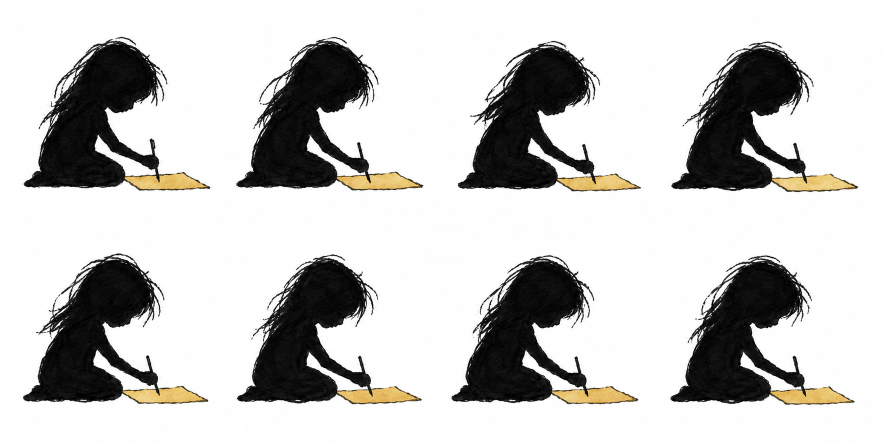
#> input picture meninagrid.png, 1774 x 887 px (shown at 1/2 size)
$ python slice_grid.py meninagrid.png menina.png 4 2
#> lines starting #> are read from the running program, lines starting #| are printed output that depends on the picture; after the words box and inside, x2 and y2 are one past the last pixel; in counts of white or black regions, pixels touching at a corner belong together
"""
fatiador de grid com REGISTRO FIXO + ALINHAMENTO pelo corpo (pra loops de boil).
- keya só o quase-branco (amarelo/preto ficam opacos).
- alinha cada quadro pelo CENTRO DE MASSA dos pixels escuros (o corpo),
  então o personagem trava no lugar e só o traço/braço mudam.

uso:  python slice_grid.py entrada.png saida.png COLS ROWS [inset] [align] [thresh]
ex :  python slice_grid.py meninagrid.png menina.png 4 2
      python slice_grid.py folhalivrogrid.png folha_vira_livro.png 3 4 6 none 252
thresh = luminância a partir da qual vira transparente (default 238; use 252 quando
o desenho tem páginas/áreas creme-claras que o default apagaria — fundo ~254).
"""
import sys
from PIL import Image
try:
    import numpy as np
    HAVE_NP = True
except Exception:
    HAVE_NP = False

src_path = sys.argv[1]
out_path = sys.argv[2]
COLS     = int(sys.argv[3])
ROWS     = int(sys.argv[4])
inset    = int(sys.argv[5]) if len(sys.argv) > 5 else 6
align    = sys.argv[6] if len(sys.argv) > 6 else "body"   # body (centro de massa) | bottom (pés) | none
thresh   = int(sys.argv[7]) if len(sys.argv) > 7 else 238 # >=thresh transparente (252 p/ páginas claras)
ramp     = 16 if thresh <= 240 else 6

im = Image.open(src_path).convert("RGB")
#> im is the input picture: PIL image 1774x887 RGB; mean R, G, B 199.7, 198.9, 197.5
W, H = im.size
#> W = 1774; H = 887

def alpha_of(cell):
    g = cell.convert("L")
    return g.point(lambda v: 0 if v >= thresh else (255 if v <= thresh - ramp else int((thresh - v) / ramp * 255)))

cells = []
for r in range(ROWS):
    for c in range(COLS):
        x0 = round(c * W / COLS) + inset; x1 = round((c + 1) * W / COLS) - inset
        y0 = round(r * H / ROWS) + inset; y1 = round((r + 1) * H / ROWS) - inset
        cell = im.crop((x0, y0, x1, y1))
        rgba = cell.convert("RGBA"); rgba.putalpha(alpha_of(cell))
        cells.append(rgba)
#> this loop made 2 passes
#> pass 1, in alpha_of (call 4), `g = cell.convert("L")`:
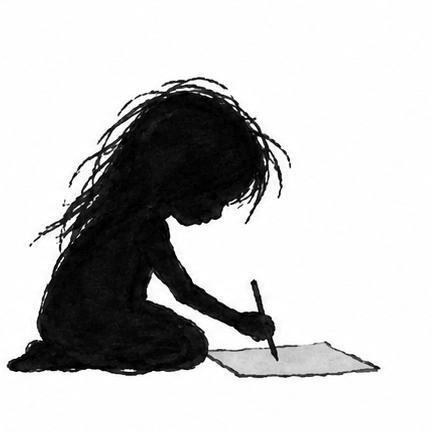
#> g: PIL image 432x432 L; min 0, max 255, mean 196.4
#> after the loop:
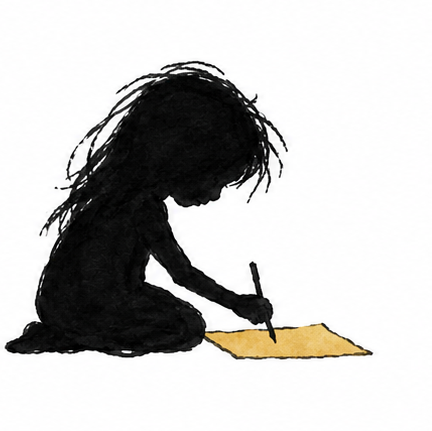
#> cell: PIL image 432x431 RGB; mean R, G, B 197.2, 196.4, 194.8
#> after the loop, cells = 8 items

fw = min(c.width for c in cells); fh = min(c.height for c in cells)
#> after `fw = min((c.width for c in cells))`: fw = 431
#> after `fh = min((c.height for c in cells))`: fh = 431
cells = [c.crop((0, 0, fw, fh)) for c in cells]
N = len(cells)
#> N = 8

def centroid(rgba):
    arr = np.asarray(rgba)
    a = arr[:, :, 3]; lum = arr[:, :, :3].mean(axis=2)
    mask = (a > 128) & (lum < 100)                 # pixels escuros = corpo
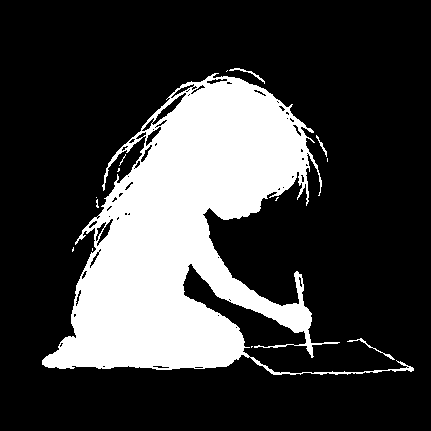
#> mask: shape (431, 431) bool; 24.2% white; 14 white regions (10 under 20 px), largest, box (x1, y1, x2, y2) and area: (42, 73, 414, 375) 44586, (347, 338, 395, 360) 93, (229, 68, 265, 84) 80, (316, 135, 327, 157) 47
    if mask.sum() < 50:
        mask = a > 128                             # fallback: qualquer opaco
    ys, xs = np.nonzero(mask)
    return xs.mean(), ys.mean()

if align == "bottom":
    # ancora pelos PÉS: fundo do bbox no mesmo Y, centraliza X (bom p/ levantar/subir)
    boxes = [c.split()[3].getbbox() for c in cells]
    baseY = fh - 4; cx0 = fw / 2
    aligned = []
    for cell, b in zip(cells, boxes):
        bcx = (b[0] + b[2]) / 2
        off = (round(cx0 - bcx), round(baseY - b[3]))
        canv = Image.new("RGBA", (fw, fh), (0, 0, 0, 0))
        canv.paste(cell, off, cell)
        aligned.append(canv)
    cells = aligned
    print("alinhado pela base (pés)")
elif align == "body" and HAVE_NP:
    cents = [centroid(c) for c in cells]
#> in centroid (call 2), `mask = (a > 128) & (lum < 100)`: mask: shape (431, 431) bool; 23.8% white; 11 white regions (7 under 20 px), largest, box (x1, y1, x2, y2) and area: (23, 72, 397, 375) 44140, (211, 68, 243, 81) 63, (295, 172, 299, 198) 33, (252, 345, 268, 348) 25
#> in centroid (call 3), `mask = (a > 128) & (lum < 100)`: mask: shape (431, 431) bool; 23.2% white; 15 white regions (11 under 20 px), largest, box (x1, y1, x2, y2) and area: (23, 80, 389, 377) 42825, (77, 171, 93, 198) 90, (94, 143, 120, 170) 73, (208, 76, 239, 88) 68
#> in centroid (call 4), `mask = (a > 128) & (lum < 100)`: mask: shape (431, 431) bool; 23.2% white; 19 white regions (14 under 20 px), largest, box (x1, y1, x2, y2) and area: (7, 77, 348, 378) 42852, (340, 351, 380, 372) 159, (118, 100, 133, 116) 35, (69, 172, 77, 187) 28, (324, 341, 339, 351) 24
#> in centroid (call 5), `mask = (a > 128) & (lum < 100)`: mask: shape (431, 431) bool; 23.2% white; 14 white regions (12 under 20 px), largest, box (x1, y1, x2, y2) and area: (41, 57, 410, 357) 42982, (347, 322, 394, 345) 94
#> in centroid (call 6), `mask = (a > 128) & (lum < 100)`: mask: shape (431, 431) bool; 22.8% white; 18 white regions (16 under 20 px), largest, box (x1, y1, x2, y2) and area: (24, 59, 393, 358) 42276, (339, 323, 361, 335) 40
#> in centroid (call 7), `arr = np.asarray(rgba)`:
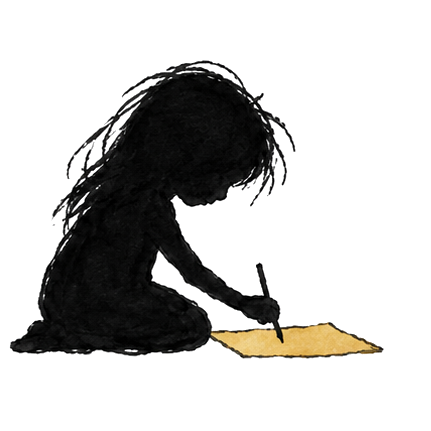
#> arr: shape (431, 431, 4); mean R, G, B, A 196.5, 195.7, 194.2, 67.8; transparent parts drawn white
#> in centroid (call 7), `mask = (a > 128) & (lum < 100)`: mask: shape (431, 431) bool; 23.3% white; 19 white regions (13 under 20 px), largest, box (x1, y1, x2, y2) and area: (10, 61, 308, 358) 42891, (279, 334, 383, 358) 284, (328, 323, 347, 334) 38, (67, 156, 74, 176) 33, (74, 144, 85, 155) 27, (282, 168, 287, 185) 27
#> in centroid (call 8), `mask = (a > 128) & (lum < 100)`:
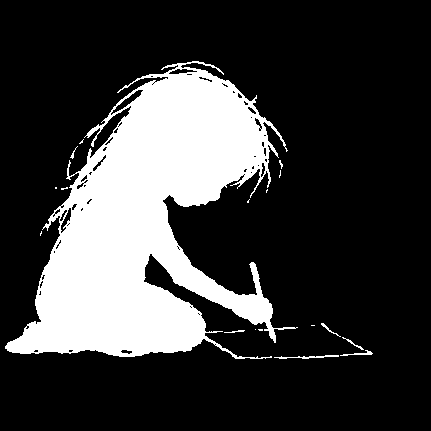
#> mask: shape (431, 431) bool; 23.1% white; 18 white regions (11 under 20 px), largest, box (x1, y1, x2, y2) and area: (5, 61, 298, 359) 42545, (274, 355, 339, 359) 113, (340, 350, 373, 356) 68
#> cents = [(187.2, 234.7), (167.7, 235.8), (167.2, 239.8), (151.4, 241.3), (184.3, 220.8), (167.3, 223), (155.4, 223.1), (149.3, 223.4)]
    tx = sum(cx for cx, cy in cents) / N
#> tx = 166.2
    ty = sum(cy for cx, cy in cents) / N
#> ty = 230.2
    aligned = []
    for cell, (cx, cy) in zip(cells, cents):
        off = (round(tx - cx), round(ty - cy))
        canv = Image.new("RGBA", (fw, fh), (0, 0, 0, 0))
        canv.paste(cell, off, cell)
        aligned.append(canv)
#> this loop made 8 passes
#> (cx, cy, off) on passes 1 to 8: (187.2, 234.7, (-21, -4)), (167.7, 235.8, (-1, -6)), (167.2, 239.8, (-1, -10)), (151.4, 241.3, (15, -11)), (184.3, 220.8, (-18, 9)), (167.3, 223, (-1, 7)), (155.4, 223.1, (11, 7)), (149.3, 223.4, (17, 7))
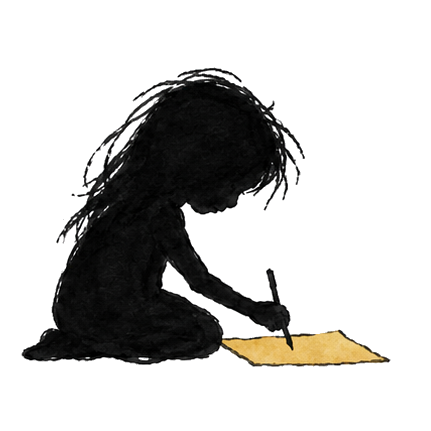
#> canv: PIL image 431x431 RGBA; mean R, G, B, A 10.3, 9.5, 7.9, 67.2; transparent parts drawn white
#> after the loop, aligned = 8 items
    cells = aligned
    print(f"alinhado pelo corpo (alvo x={tx:.0f} y={ty:.0f})")
#| alinhado pelo corpo (alvo x=166 y=230)
else:
    print("sem alinhamento")

strip = Image.new("RGBA", (fw * N, fh), (0, 0, 0, 0))
#> strip: PIL image 3448x431 RGBA; every value is 0
for i, cc in enumerate(cells):
    strip.paste(cc, (i * fw, 0), cc)
#> this loop made 8 passes
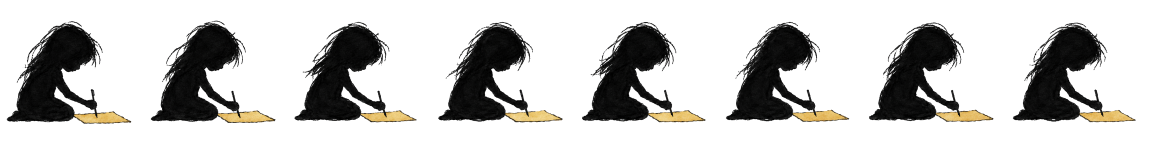
#> strip: PIL image 3448x431 RGBA (shown at 1/3 size); mean R, G, B, A 10, 9.3, 7.7, 67.7; transparent parts drawn white
strip.save(out_path)
print(f"FRAMES={N} FW={fw} FH={fh} -> {out_path}")
#| FRAMES=8 FW=431 FH=431 -> menina.png

$ run again, with folhalivrogrid.png copied over meninagrid.png
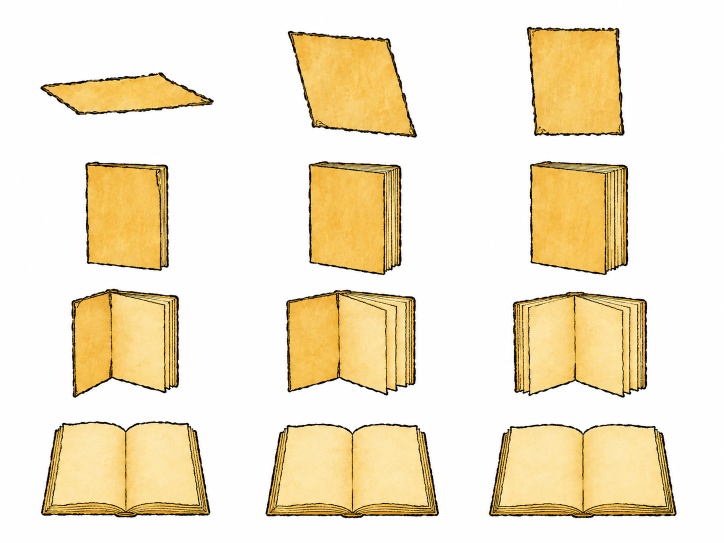
#> input picture folhalivrogrid.png, 1448 x 1086 px (shown at 1/2 size)
#> im is the input picture: PIL image 1448x1086 RGB; mean R, G, B 242.8, 230.7, 203.5
#> after the loop `for r in range(ROWS):`: cells = 8 items
#> fw = 350
#> fh = 531
#> N = 8
#> in centroid, `mask = (a > 128) & (lum < 100)`:
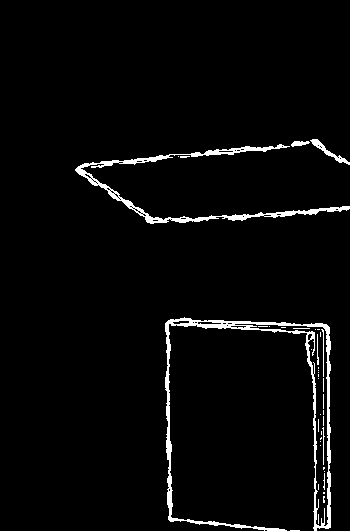
#> mask: shape (531, 350) bool; 3.1% white; 40 white regions (32 under 20 px), largest, box (x1, y1, x2, y2) and area: (165, 317, 331, 531) 3193, (75, 144, 350, 224) 2013, (310, 139, 350, 165) 206
#> ys = 5819 values from 139 to 530; xs = 5819 values, max 349 at index 935, min 75 at index 1078, mean 240.3
#> mask: shape (531, 350) bool; 2.2% white; 15 white regions (12 under 20 px), largest, box (x1, y1, x2, y2) and area: (208, 56, 350, 257) 1930, (249, 317, 350, 531) 1491, (0, 166, 59, 208) 579
#> mask: shape (531, 350) bool; 3.3% white; 73 white regions (55 under 20 px), largest, box (x1, y1, x2, y2) and area: (0, 69, 104, 269) 1583, (0, 321, 73, 531) 1168, (324, 48, 350, 266) 1035
#> mask: shape (531, 350) bool; 3.2% white; 63 white regions (51 under 20 px), largest, box (x1, y1, x2, y2) and area: (0, 49, 157, 266) 2188, (0, 316, 164, 531) 2126, (0, 326, 121, 531) 700
#> mask: shape (531, 350) bool; 5.1% white; 79 white regions (59 under 20 px), largest, box (x1, y1, x2, y2) and area: (137, 29, 350, 246) 4573, (76, 294, 350, 486) 2381, (96, 410, 350, 481) 997
#> mask: shape (531, 350) bool; 4.3% white; 43 white regions (25 under 20 px), largest, box (x1, y1, x2, y2) and area: (204, 31, 350, 236) 2384, (163, 298, 350, 487) 2182, (0, 297, 52, 482) 1291
#> mask: shape (531, 350) bool; 5.6% white in thin lines or dots
#> mask: shape (531, 350) bool; 4.7% white in thin lines or dots, all inside (x1, y1, x2, y2) = (0, 0, 261, 487)
#> cents = [(240.3, 318.2), (234.6, 247), (137, 309.1), (114.8, 314.3), (219.5, 266.4), (196.8, 323.6), (175.5, 283.3), (146.7, 287.8)]
#> tx = 183.1
#> ty = 293.7
#> the loop `for cell, (cx, cy) in zip(cells, cents):` made 8 passes
#> (cx, cy, off) on passes 1 to 8: (240.3, 318.2, (-57, -24)), (234.6, 247, (-51, 47)), (137, 309.1, (46, -15)), (114.8, 314.3, (68, -21)), (219.5, 266.4, (-36, 27)), (196.8, 323.6, (-14, -30)), (175.5, 283.3, (8, 10)), (146.7, 287.8, (36, 6))
#> after the loop `for cell, (cx, cy) in zip(cells, cents):`: aligned = 8 items
#| alinhado pelo corpo (alvo x=183 y=294)
#> the loop `for i, cc in enumerate(cells):` made 8 passes
#> after the loop `for i, cc in enumerate(cells):`:
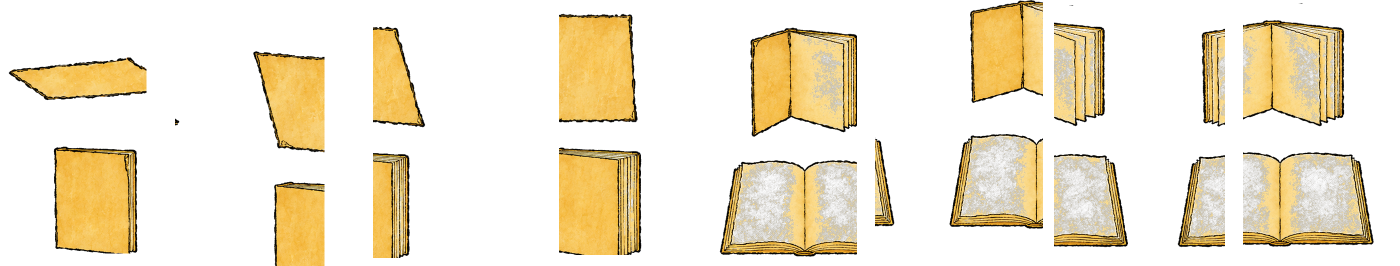
#> strip: PIL image 2800x531 RGBA (shown at 1/2 size); mean R, G, B, A 60.1, 49.6, 26.2, 69.4; transparent parts drawn white
#| FRAMES=8 FW=350 FH=531 -> menina.png

$ run again, with folha_vira_livro.png copied over meninagrid.png
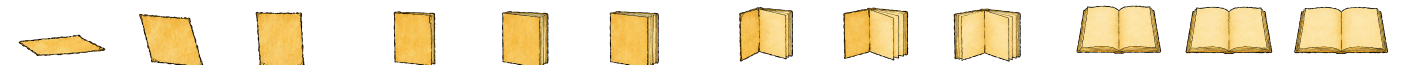
#> input picture folha_vira_livro.png, 5640 x 259 px (shown at 1/4 size)
#> after the loop `for r in range(ROWS):`: cells = 8 items
#> fw = 1398
#> fh = 117
#> N = 8
#> in centroid, `mask = (a > 128) & (lum < 100)`:
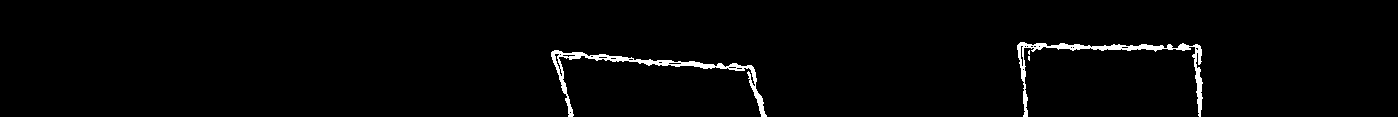
#> mask: shape (117, 1398) bool; 1.8% white; 4 white regions (2 under 20 px), largest, box (x1, y1, x2, y2) and area: (551, 50, 767, 117) 1477, (1017, 42, 1203, 117) 1419
#> ys = 2913 values from 42 to 116; xs = 2913 values, max 1202 at index 2320, min 551 at index 864, mean 878.8
#> mask: shape (117, 1398) bool; 3.8% white; 104 white regions (90 under 20 px), largest, box (x1, y1, x2, y2) and area: (1023, 38, 1219, 117) 1751, (592, 39, 778, 117) 1722, (159, 39, 325, 117) 1606
#> mask: shape (117, 1398) bool; 5% white in thin lines or dots, all inside (x1, y1, x2, y2) = (131, 23, 1257, 117)
#> mask: shape (117, 1398) bool; 4.3% white; 46 white regions (28 under 20 px), largest, box (x1, y1, x2, y2) and area: (956, 22, 1302, 117) 2159, (85, 17, 394, 117) 1885, (521, 21, 823, 117) 1786
#> mask: shape (117, 1398) bool; 3.3% white; 13 white regions (7 under 20 px), largest, box (x1, y1, x2, y2) and area: (69, 3, 415, 88) 2890, (572, 0, 681, 117) 837, (765, 0, 804, 117) 540, (1024, 0, 1038, 117) 490, (1199, 0, 1211, 117) 488, (285, 5, 304, 11) 73
#> mask: shape (117, 1398) bool; 3.2% white; 84 white regions (56 under 20 px), largest, box (x1, y1, x2, y2) and area: (1204, 0, 1219, 117) 612, (160, 0, 225, 117) 576, (593, 0, 645, 117) 532
#> mask: shape (117, 1398) bool; 4.8% white; 35 white regions (24 under 20 px), largest, box (x1, y1, x2, y2) and area: (990, 0, 1257, 110) 2635, (549, 0, 806, 106) 2340, (132, 0, 346, 110) 2250
#> mask: shape (117, 1398) bool; 7.9% white in thin lines or dots, all inside (x1, y1, x2, y2) = (70, 0, 1316, 80)
#> cents = [(878.8, 65.9), (734.9, 64.4), (710, 58.52), (693.7, 55.98), (516.4, 56.36), (756.8, 63.68), (723.4, 60.74), (707.6, 56.59)]
#> tx = 715.2
#> ty = 60.27
#> the loop `for cell, (cx, cy) in zip(cells, cents):` made 8 passes
#> (cx, cy, off) on passes 1 to 8: (878.8, 65.9, (-164, -6)), (734.9, 64.4, (-20, -4)), (710, 58.52, (5, 2)), (693.7, 55.98, (21, 4)), (516.4, 56.36, (199, 4)), (756.8, 63.68, (-42, -3)), (723.4, 60.74, (-8, 0)), (707.6, 56.59, (8, 4))
#> after the loop `for cell, (cx, cy) in zip(cells, cents):`: aligned = 8 items
#| alinhado pelo corpo (alvo x=715 y=60)
#> the loop `for i, cc in enumerate(cells):` made 8 passes
#> after the loop `for i, cc in enumerate(cells):`:
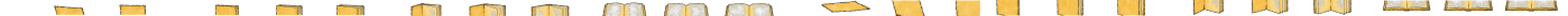
#> strip: PIL image 11184x117 RGBA (shown at 1/8 size); mean R, G, B, A 67.6, 55.7, 29.4, 78; transparent parts drawn white
#| FRAMES=8 FW=1398 FH=117 -> menina.png
